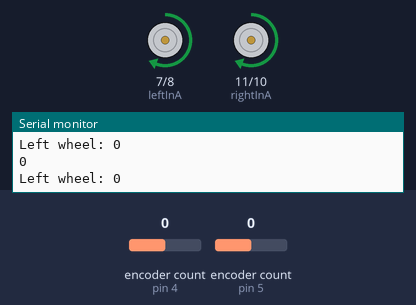
The sketch below on a simulated Arduino Uno, built with avr-gcc and run on an emulated ATmega328P. Shown: motor-driver pin pairs drawn as motors (green arrow = first pin HIGH = forward, orange = second pin HIGH = backward, longer = more drive, scaled by the enable pin), the last lines printed to the serial monitor. The inputs (shaded band) are chosen by the test bench; at power-on: encoder count (sensors on pin 4, pin 5) 0.

Above: at 1.2 s.
1.3 s: encoder count (sensor on pin 4) set to 1
At 1.8 s:
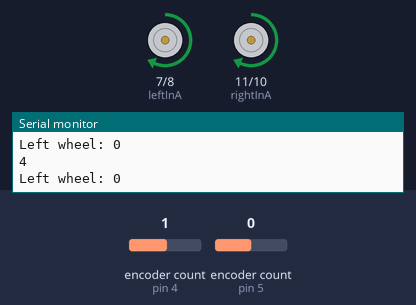
2.9 s: encoder count (sensor on pin 5) set to 1
At 4.0 s:
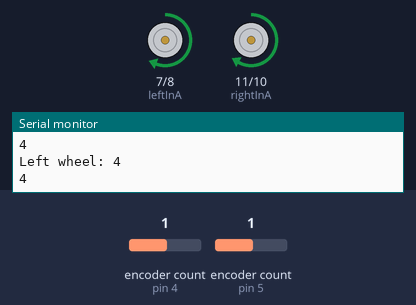
4.5 s: encoder count (sensor on pin 4) set to 5
At 4.72 s:
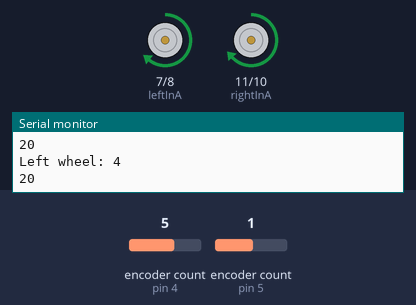
7.5 s: encoder count (sensor on pin 5) set to 5
At 7.9 s:
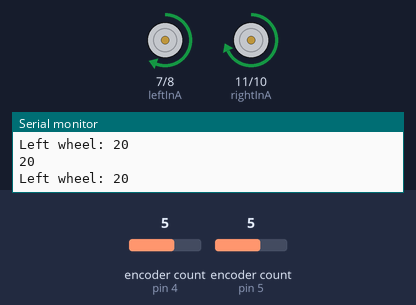
10.5 s: encoder count (sensor on pin 4) set to 6
At 10.78 s:
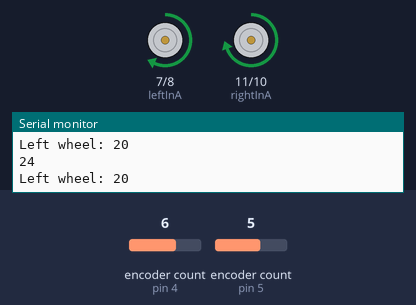
13.5 s: encoder count (sensor on pin 5) set to 4
At 13.9 s:
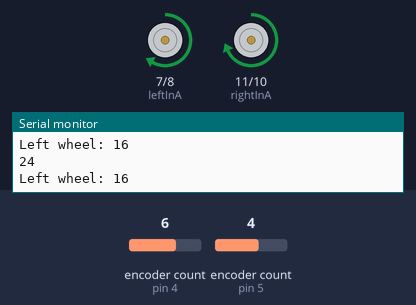
Timing chart, 0 to 16.5 s (numbered marks = the images above; inputs shaded):
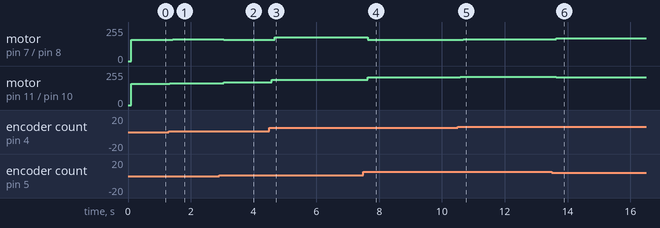

The sketch:

PIDMovementImitate.ino
```cpp
#include <Encoder.h>
//convert to degrees

//PID constants
float kp = 200;
float ki = 0.;
float kd = 0;

Encoder rightWheel(4,2);
Encoder leftWheel(5,3);

unsigned long currentTime, previousTime;
float elapsedTime;
float errorL, errorR;
float lastErrorL, lastErrorR;
float input, output, setPoint;

float cumErrorL, cumErrorR, rateErrorL, rateErrorR;

//Left motor
int leften = 6;
int leftInA = 7;
int leftInB = 8;

//Right motor
int righten = 9;
int rightInA = 11;
int rightInB = 10;

long timeOld = 0;
int readOldR = 0;
int readOldL = 0;
float inR, outR, setR;
float inL, outL, setL;

void setup(){
 Serial.begin(9600);
 pinMode(leftInA, OUTPUT);
 pinMode(leftInB, OUTPUT);
 pinMode(leften, OUTPUT);

 pinMode(rightInA, OUTPUT);
 pinMode(rightInB, OUTPUT);
 pinMode(righten, OUTPUT);

  setR = 0.8;
  setL = 0.8;
}

void loop(){

    timeOld = millis(); // current time
    delay(50);
    int computedLeft = computeLeftPID();
    timeOld = millis(); // current time
    delay(50);
    int computedRight = computeRightPID();

    activateLeft(computedLeft); //Sends value 0-255 to left() for speed
    activateRight(computedRight);

    //To do: add code to take input from Serial, convert to degrees and call left/right/forward function respectively
}

void activateLeft(int motorSpeed){
 //inL = motorSpeed;
 digitalWrite(leftInA, HIGH);
 digitalWrite(leftInB, LOW);
 analogWrite(leften, motorSpeed);
}

void activateRight(int motorSpeed){
 //inL = motorSpeed;
 digitalWrite(rightInA, HIGH);
 digitalWrite(rightInB, LOW);
 analogWrite(righten, motorSpeed);
}


#define PI 3.1415926535
double convertDtoT(double mm) // takes mm
{
  float timeT = mm / (pow(90/2, 2)*PI) / 0.8;
  return(timeT);
}


int computeRightPID(){
    currentTime = millis(); //get current time
    elapsedTime = (currentTime - timeOld);  //compute time elapsed from previous computation

    errorL = setL - ((rightWheel.read()*-1)%3267 - readOldL%3267)/3266.5/(millis() - timeOld)*1000;  // determine error
  //Cleared of error: setL, leftWheel.read(), readOld

   //Serial.println("Millis R: " + String(millis()) + " Time Old: " + String(timeOld));

    readOldL = rightWheel.read()%3267;

    timeOld = millis();

    //Left Wheel Calculations
    cumErrorL += errorL * elapsedTime; // compute integral
    rateErrorL = (errorL - lastErrorL)/elapsedTime;   // compute derivative

    float outL = (kp*errorL + ki*cumErrorL + kd*rateErrorL); //PID output

    lastErrorL = errorL;  //remember current error

    // out must be between 0-255
    int out = max(0,outL); //have function return the PID output

    //Serial.println(String(out) + " errorL: " + String(errorL) + " timeOld " + timeOld);
    Serial.println(rightWheel.read());
    return(out);
}

int computeLeftPID(){
    currentTime = millis(); //get current time
    elapsedTime = (currentTime - timeOld);  //compute time elapsed from previous computation

    errorL = setL - (leftWheel.read()%3267 - readOldL%3267)/3266.5/(millis() - timeOld)*1000;  // determine error
  //Cleared of error: setL, leftWheel.read(), readOld

   //Serial.println("Millis L: " + String(millis()) + " Time Old: " + String(timeOld));

    readOldL = leftWheel.read()%3267;

    timeOld = millis();

    //Left Wheel Calculations
    cumErrorL += errorL * elapsedTime; // compute integral
    rateErrorL = (errorL - lastErrorL)/elapsedTime;   // compute derivative

    float outL = (kp*errorL + ki*cumErrorL + kd*rateErrorL); //PID output

    lastErrorL = errorL;  //remember current error

    // out must be between 0-255
    int out = max(0,outL); //have function return the PID output

    //Serial.println(String(out) + " errorL: " + String(errorL) + " timeOld " + timeOld);
    Serial.println("Left wheel: " + String(leftWheel.read()) );
    return(out);

}
```

Measured:
- after the input at 1.3 s, motor on pin 7 (leftInA) / pin 8 (leftInB): forward 160/255 → forward 164/255 after 0.12 s; motor on pin 11 (rightInA) / pin 10 (rightInB): forward 160/255 → forward 164/255 at once
- after the input at 2.9 s, motor on pin 7 (leftInA) / pin 8 (leftInB): forward 164/255 → forward 160/255 after 0.15 s; motor on pin 11 (rightInA) / pin 10 (rightInB): forward 164/255 → forward 169/255 after 0.15 s
- after the input at 7.5 s, motor on pin 7 (leftInA) / pin 8 (leftInB): forward 179/255 → forward 160/255 after 0.13 s
- after the input at 10.5 s, motor on pin 7 (leftInA) / pin 8 (leftInB): forward 160/255 → forward 164/255 after 0.18 s; motor on pin 11 (rightInA) / pin 10 (rightInB): forward 208/255 → forward 212/255 after 0.08 s, → forward 213/255 0.10 s later, → forward 212/255 0.20 s later, → forward 213/255 0.10 s later, … (12 changes in this stretch)
- after the input at 13.5 s, motor on pin 7 (leftInA) / pin 8 (leftInB): forward 164/255 → forward 169/255 after 0.14 s
